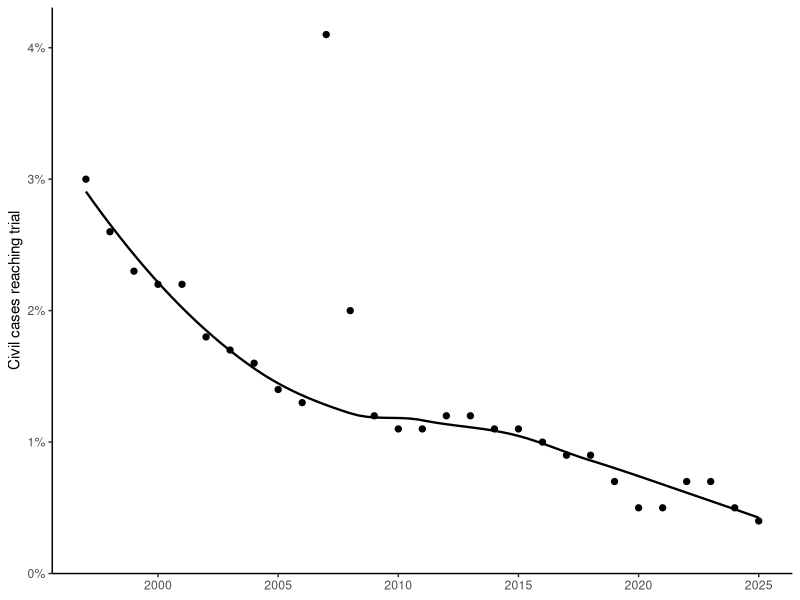

Write the R code that produced this figure.
## ---- chunk 1
#| label: fig-trial-rate
#| fig-cap: "Percent of federal civil cases reaching trial, fiscal years 1997--2025. The curve is a robust LOESS fit, which downweights the 2007 outlier (thousands of mass-tort cases recorded as terminated during or after trial). Source: Admin. Off. of the U.S. Cts., *Judicial Business of the United States Courts* tbl. C-4 (1997--2025)."
#| echo: false
#| fig-width: 6.5
#| fig-height: 3.5
library(ggplot2)

trials <- read.csv("data/c4_trial_rates.csv")

ggplot(trials, aes(year, pct_trial)) +
  geom_smooth(method = "loess", formula = y ~ x, se = FALSE,
              method.args = list(family = "symmetric"),
              colour = "black", linewidth = 0.8) +
  geom_point(size = 1.8) +
  scale_y_continuous(limits = c(0, NA), labels = function(x) paste0(x, "%"),
                     expand = expansion(mult = c(0, 0.05))) +
  labs(x = NULL, y = "Civil cases reaching trial") +
  theme_classic(base_size = 11)
